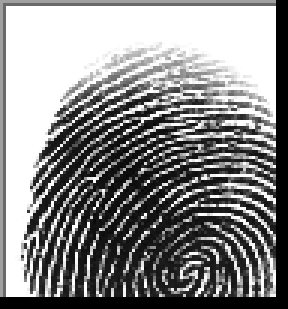
#> input picture Datasets/Sokoto Coventry Fingerprint Dataset/Real/137__M_Left_middle_finger.BMP, 96 x 103 px, given in place of 1__M_Left_index_finger.BMP, which was not available (shown 3 times larger)
$ jupyter execute Best_Matching_Score.ipynb   (text cells are left out)
#> lines starting #> are read from the running program, lines starting #| are printed output that depends on the picture; long printed decimals are rounded; pictures that were not available may be replaced by others from this repository, and a replacement may not be noted
[cell 1]
import os
import cv2
import matplotlib.pyplot as plt

[cell 2]
# Applying gaussian blur using opencv
def gaussian_blur(image, ksize=(5, 5), sigmaX=0):
    blurred = cv2.GaussianBlur(image, ksize, sigmaX)
    return blurred

[cell 3]
test_path = "../Datasets/Sokoto Coventry Fingerprint Dataset/Real/1__M_Left_index_finger.BMP"
test = cv2.imread(test_path)
#> test is the input picture: shape (103, 96, 3); min 0, max 255, mean 137.5

[cell 4]
# Visualize the test image
plt.imshow(cv2.cvtColor(test, cv2.COLOR_BGR2RGB))
plt.title("Test image")
plt.axis("off")
plt.show()

[cell 5]
# Applying gaussian blur to the test image
blurred_test = gaussian_blur(test)
#> in gaussian_blur, `blurred = cv2.GaussianBlur(image, ksize, sigmaX)`:
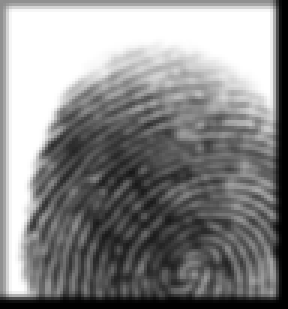
#> blurred: shape (103, 96, 3) (shown 3 times larger); min 0, max 255, mean 137.4

[cell 6]
# Visualize the gaussian-blurred test image
plt.imshow(cv2.cvtColor(blurred_test, cv2.COLOR_BGR2RGB))
plt.title("Gaussian Blurred Sample Image")
plt.axis("off")
plt.show()

[cell 7]
# Calculating accuracy based on the number of matched keypoints and total keypoints
def calculate_accuracy(match_points, total_keypoints):
    return len(match_points) / total_keypoints * 100

[cell 8]
# Calculating the best matching result
best_score = 0
best_filename = None
best_image = None
best_kp1 = None
best_kp2 = None
best_mp = None

[cell 9]
# Path to Sokoto Coventry Fingerprint Dataset Real Images
real_images_dir = "../Datasets/Sokoto Coventry Fingerprint Dataset/Real"

[cell 10]
# Checking through each fingerprint image from Sokoto Coventry Fingerprint Dataset
for counter, file in enumerate(os.listdir(real_images_dir)):
    if counter % 50 == 0:
        print("Processing image", counter)
    fingerprint_path = os.path.join(real_images_dir, file)
    fingerprint_img = cv2.imread(fingerprint_path)

    # Create a SIFT(Scale-Invariant Feature Transform) detector
    # The idea is to use rotation-invariant and scale invariant detector here for fingerprints.
    # Source: https://docs.opencv.org/4.x/da/df5/tutorial_py_sift_intro.html
    sift = cv2.SIFT_create()

    # Detect keypoints and compute descriptors
    keypoints_1, des1 = sift.detectAndCompute(blurred_test, None)
#> keypoints_1 = 119 keypoints; strongest (x, y, size): (6, 95, 5.1), (89, 6, 4.9), (11, 75, 2.5), (7, 68, 6.4)
    keypoints_2, des2 = sift.detectAndCompute(fingerprint_img, None)
#> keypoints_2 = 46 keypoints; strongest (x, y, size): (10, 76, 2.1), (10, 75, 2.3), (6, 96, 4.9), (49, 32, 1.9)

    # Creating FLANN-based matcher for keypoint matching
    # Source: https://docs.opencv.org/3.4/d5/d6f/tutorial_feature_flann_matcher.html
    matcher = cv2.FlannBasedMatcher({"algorithm": 1, "trees": 10}, {})
    matches = matcher.knnMatch(des1, des2, k=2)
#> matches = 119 matches

    # Filter good matches based on Lowe's ratio test
    match_points = [p for p, q in matches if p.distance < 0.1 * q.distance]
#> match_points = 4 matches

    # Calculating a matching score as the ratio of good matches to total keypoints
    total_keypoints = min(len(keypoints_1), len(keypoints_2))
#> total_keypoints = 46
    score = calculate_accuracy(match_points, total_keypoints)
#> score = 8.7

    # Updating the best score
    if score > best_score:
        best_score = score
#> best_score = 8.7
        best_filename = file
        best_image = fingerprint_img
        best_kp1, best_kp2, best_mp = keypoints_1, keypoints_2, match_points
#> best_kp1 has the same summary as keypoints_1; best_kp2 has the same summary as keypoints_2; best_mp = 4 matches

[cell 11]
print("Best match:", best_filename)
print("Best score:", best_score)
#| Best score: 8.696

[cell 12]
# Display the best match result if it exists
if best_mp:
    result = cv2.drawMatches(blurred_test, best_kp1, best_image, best_kp2, best_mp, None)
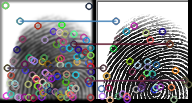
#> result: shape (103, 192, 3); mean B, G, R 139.6, 137, 139.2
    result = cv2.resize(result, None, fx=5, fy=5)
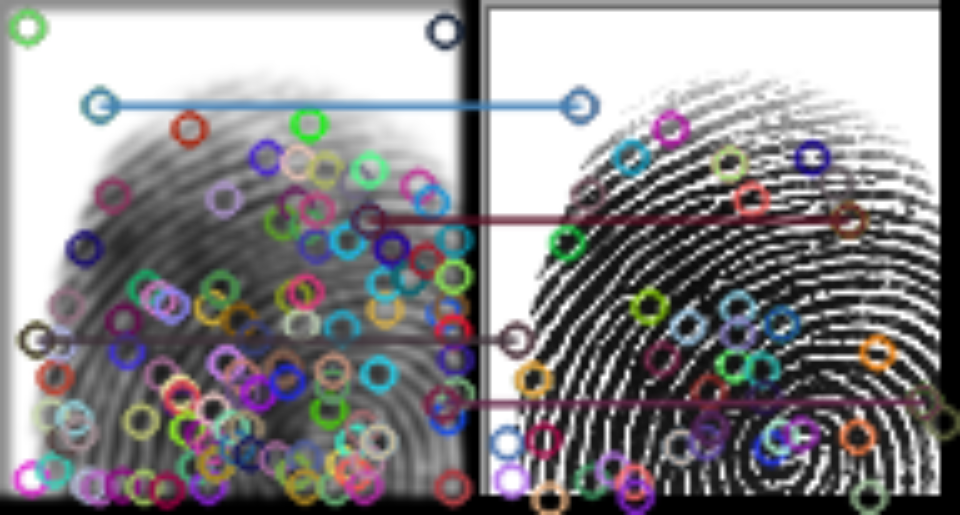
#> result: shape (515, 960, 3); mean B, G, R 139.5, 136.9, 139.1
    image = cv2.cvtColor(result, cv2.COLOR_BGR2RGB)
    plt.imshow(image)
    plt.title("Best Match")
    plt.axis("off")
    plt.show()
